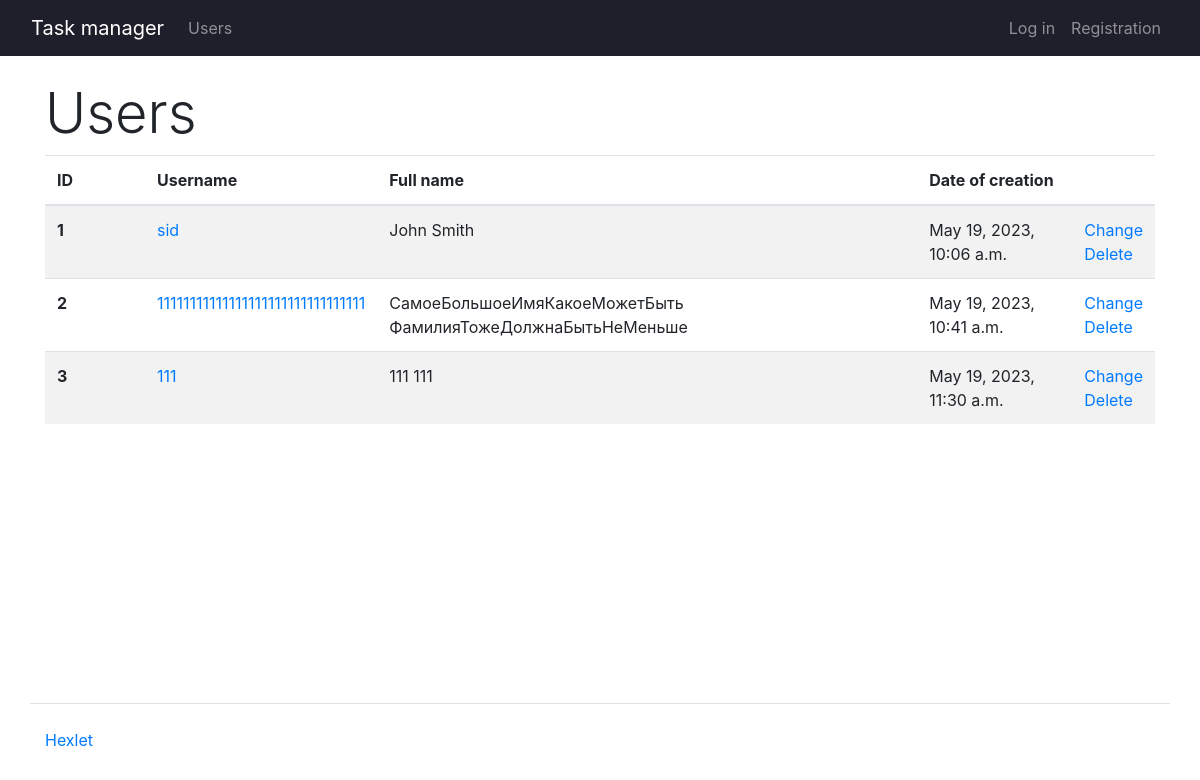
/users/, run on an earlier commit of the app's database.
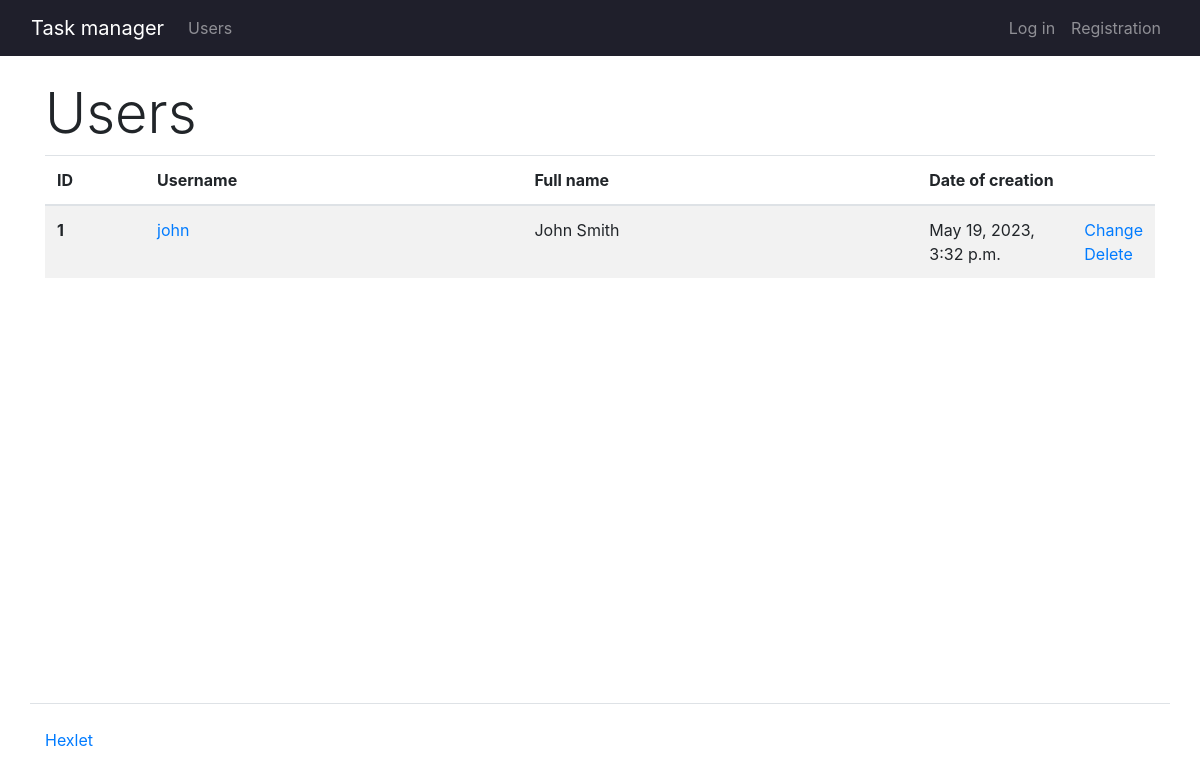
And on a later commit of the database.
### task_manager/users/models.py (models this page shows, shortened)
class CustomUser(AbstractUser):
    groups = models.ManyToManyField(
        "auth.Group",
        blank=True,
        related_name="customuser_set",
        related_query_name="customuser",
    )
    user_permissions = models.ManyToManyField(
        "auth.Permission",
        blank=True,
        related_name="customuser_set",
        related_query_name="customuser",
    )

### task_manager/users/views.py (the view)
# urls.py: path("", IndexView.as_view(), name="users"),
class IndexView(View):
    def get(self, request):
        users = CustomUser.objects.all()
        return render(request, "users/users.html", context={"users": users})

### task_manager/templates/users/users.html
{% extends 'base.html' %}
{% load i18n %}
{% block content %}
      <h1 class="display-4">{% translate "Users" %}</h1>
      <table class="table table-striped">
        <thead>
          <tr>
            <th scope="col" style="width: 100px;">ID</th>
            <th scope="col">{% translate "Username" %}</th>
            <th scope="col">{% translate "Full name" %}</th>
            <th scope="col" style="width: 155px;">{% translate "Date of creation" %}</th>
            <th scope="col" style="width: 15px;"></th>
          </tr>
        </thead>
        <tbody>
            {% for user in users %}
            <tr>
              <th scope="row">{{ user.id }}</th>
                <td>
                  <a href="{% url 'user_profile' user.id %}">{{ user.username }}</a>
                </td>
                <td>{{ user.first_name }} {{ user.last_name }}</td>
                <td>{{ user.date_joined }}</td>
                <td>
                    <a href="{% url 'user_update' user.id %}">{% translate "Change" %}</a><br>
                    <a href="{% url 'user_delete' user.id %}" rel="nofollow">{% translate "Delete" %}</a>
                </td>
            </tr>
            {% endfor %}
        </tbody>
      </table>
{% endblock %}

### task_manager/templates/base.html (shortened to what this page needs)
{% load i18n %}
{% load bootstrap4 %}
<!doctype html>
<html lang="en">
  {% block head %}
  <head>
    {% bootstrap_css %}
  </head>
  {% endblock head %}
  {% block body %}
  <body class="min-vh-100 d-flex flex-column">
    {% include "navbar.html" %}
    <main class="container wrapper flex-grow-1 my-4">
      {% block content %}
      {% endblock %}
    </main>
    <footer>
      <div class="container my-5 pt-4 border-top">
        <a target="_blank" href="https://ru.hexlet.io">Hexlet</a>
      </div>
    </footer>
  </body>
  {% endblock body %}
</html>

### task_manager/templates/navbar.html (shortened to what this page needs)
{% load bootstrap4 %}
{% load i18n %}
<nav class="navbar navbar-expand-md navbar-dark px-3" style="background-color: rgb(31, 31, 43);">
    <div class="container-fluid">
      <a class="navbar-brand" href="/">{% translate "Task manager" %}</a>
      <div class="collapse navbar-collapse" id="navbarNavAltMarkup">
        <ul class="navbar-nav mr-auto">
          <li class="nav-item">
            <a class="nav-link" href="{% url 'users' %}">{% translate "Users" %}</a>
          </li>
        {% if request.user.is_authenticated %}
          <li class="nav-item">
            <a class="nav-link" href="{% url 'statuses' %}">{% translate "Statuses" %}</a>
          </li>
          <li class="nav-item">
            <a class="nav-link" href="#">{% translate "Tags" %}</a>
          </li>
          <li class="nav-item">
            <a class="nav-link" href="{% url 'tasks' %}">{% translate "Tasks" %}</a>
          </li>
        </ul>
        <ul class="navbar-nav ms-auto">
          <li class="nav-item">
            <a class="nav-link" href="{% url 'user_profile' request.user.id %}">{{request.user | title}}</a>
          </li>
          <li class="nav-item">
            <a class="nav-link" href="{% url 'logout' %}">{% translate "Logout" %}</a>
          </li>
        </ul>
        {% else %}
        </ul>
        <ul class="navbar-nav ms-auto">
          <li class="nav-item">
              <a class="nav-link" href="{% url 'login' %}">{% translate "Log in" %}</a>
          </li>
          <li class="nav-item">
              <a class="nav-link" href="{% url 'user_create' %}">{% translate "Registration" %}</a>
          </li>
        </ul>
        {% endif %}
      </div>
    </div>
</nav>

What changed in the data, as far as the page shows it:
removed CustomUser: id "2", username "11111111111111111111111111111111", first_name "СамоеБольшоеИмяКакоеМожетБыть", last_name "ФамилияТожеДолжнаБытьНеМеньше", date_joined "May 19, 2023, 10:41 a.m."
removed CustomUser: id "3", username "111", first_name "111", last_name "111", date_joined "May 19, 2023, 11:30 a.m."
changed CustomUser "John": username "sid" → "john"; date_joined "May 19, 2023, 10:06 a.m." → "May 19, 2023, 3:32 p.m."
